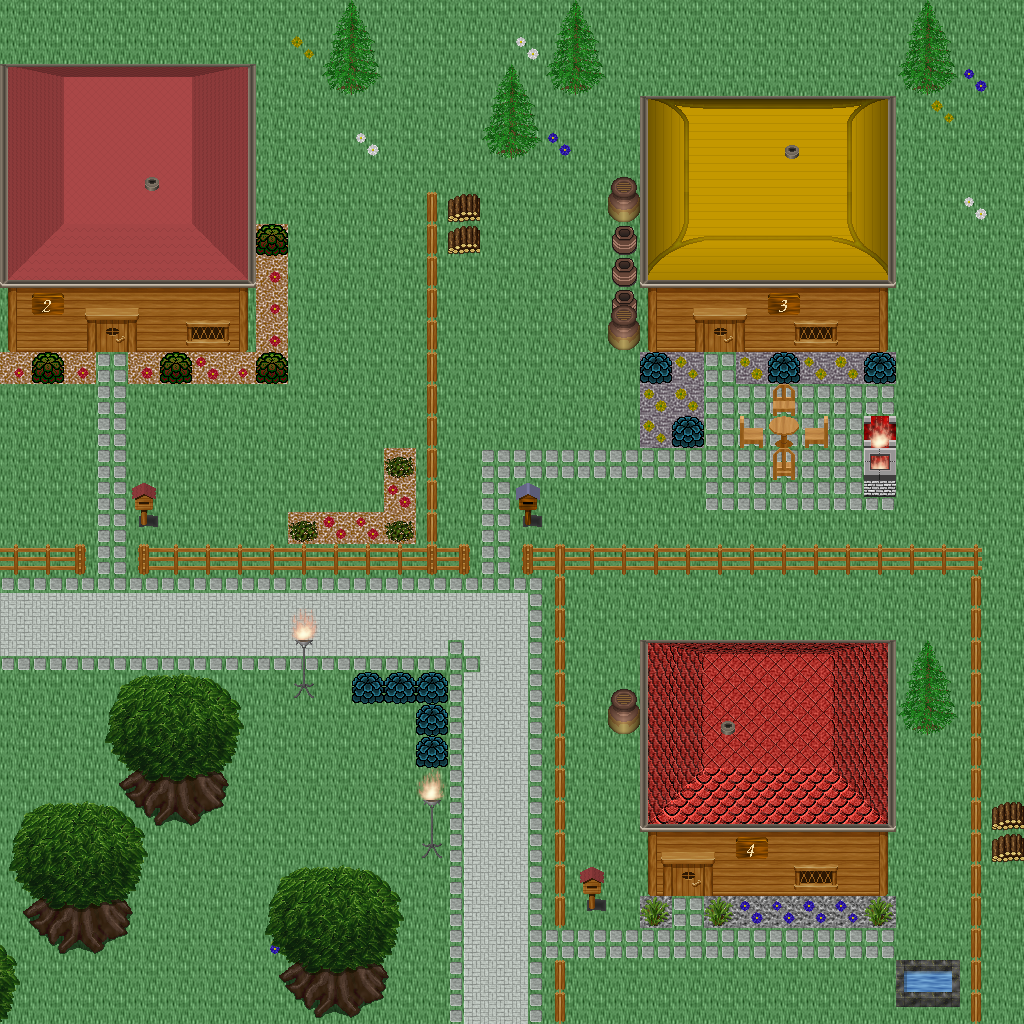

Rendered tile map (Tiled .tmx) drawn with the repository's tilesets; below, a short description and the map source with its tile grids summarised:
An orthogonal 32x32 tile map with 32x32 px tiles, 5 tile layers (Ground, Objects, Objects2, Above, ...), 1 hidden layer not drawn, 60 tilesets.

<map version="1.10" tiledversion="1.11.0" orientation="orthogonal" renderorder="right-down" width="32" height="32" tilewidth="32" tileheight="32" infinite="0" nextlayerid="11" nextobjectid="1">
 <tileset firstgid="1" name="logic_collision" tilewidth="32" tileheight="32" tilecount="1" columns="1">
  <image source="../drawable/logic_collision.png" width="32" height="32" />
 </tileset>
 <tileset firstgid="2" name="building_decoration_orbpedestal" tilewidth="32" tileheight="32" tilecount="2" columns="1">
  <image source="../drawable/building_decoration_orbpedestal.png" width="32" height="64" />
 </tileset>
 <tileset firstgid="4" name="building_decoration_chimney" tilewidth="32" tileheight="32" tilecount="2" columns="1">
  <image source="../drawable/building_decoration_chimney.png" width="32" height="64" />
 </tileset>
 <tileset firstgid="6" name="item_statue_fairypool" tilewidth="32" tileheight="32" tilecount="16" columns="2">
  <image source="../drawable/item_statue_fairypool.png" width="64" height="256" />
 </tileset>
 <tileset firstgid="22" name="building_decoration_stone_details" tilewidth="32" tileheight="32" tilecount="4" columns="2">
  <image source="../drawable/building_decoration_stone_details.png" width="64" height="64" />
 </tileset>
 <tileset firstgid="26" name="building_door_closed" tilewidth="32" tileheight="32" tilecount="1" columns="1">
  <image source="../drawable/building_door_closed.png" width="32" height="32" />
 </tileset>
 <tileset firstgid="27" name="building_door_door" tilewidth="32" tileheight="32" tilecount="6" columns="3">
  <image source="../drawable/building_door_door.png" width="96" height="64" />
 </tileset>
 <tileset firstgid="33" name="building_fence_fence_chunky" tilewidth="32" tileheight="32" tilecount="21" columns="3">
  <image source="../drawable/building_fence_fence_chunky.png" width="96" height="224" />
 </tileset>
 <tileset firstgid="54" name="building_roof_blue" tilewidth="32" tileheight="32" tilecount="20" columns="5">
  <image source="../drawable/building_roof_blue.png" width="160" height="128" />
 </tileset>
 <tileset firstgid="74" name="building_roof_green" tilewidth="32" tileheight="32" tilecount="20" columns="5">
  <image source="../drawable/building_roof_green.png" width="160" height="128" />
 </tileset>
 <tileset firstgid="94" name="building_roof_red" tilewidth="32" tileheight="32" tilecount="20" columns="5">
  <image source="../drawable/building_roof_red.png" width="160" height="128" />
 </tileset>
 <tileset firstgid="114" name="building_roof_red2" tilewidth="32" tileheight="32" tilecount="20" columns="5">
  <image source="../drawable/building_roof_red2.png" width="160" height="128" />
 </tileset>
 <tileset firstgid="134" name="building_roof_roof_borders" tilewidth="32" tileheight="32" tilecount="9" columns="3">
  <image source="../drawable/building_roof_roof_borders.png" width="96" height="96" />
 </tileset>
 <tileset firstgid="143" name="building_roof_yellow" tilewidth="32" tileheight="32" tilecount="20" columns="5">
  <image source="../drawable/building_roof_yellow.png" width="160" height="128" />
 </tileset>
 <tileset firstgid="163" name="building_window_window_long" tilewidth="32" tileheight="32" tilecount="3" columns="3">
  <image source="../drawable/building_window_window_long.png" width="96" height="32" />
 </tileset>
 <tileset firstgid="166" name="ground_cobbled_paving" tilewidth="32" tileheight="32" tilecount="1" columns="1">
  <image source="../drawable/ground_cobbled_paving.png" width="32" height="32" />
 </tileset>
 <tileset firstgid="167" name="ground_gravel" tilewidth="32" tileheight="32" tilecount="1" columns="1">
  <image source="../drawable/ground_gravel.png" width="32" height="32" />
 </tileset>
 <tileset firstgid="168" name="ground_stone_floors" tilewidth="32" tileheight="32" tilecount="6" columns="3">
  <image source="../drawable/ground_stone_floors.png" width="96" height="64" />
 </tileset>
 <tileset firstgid="174" name="ground_ground" tilewidth="32" tileheight="32" tilecount="33" columns="3">
  <image source="../drawable/ground_ground.png" width="96" height="352" />
 </tileset>
 <tileset firstgid="207" name="plant_bush_various_small" tilewidth="32" tileheight="32" tilecount="9" columns="3">
  <image source="../drawable/plant_bush_various_small.png" width="96" height="96" />
 </tileset>
 <tileset firstgid="216" name="plant_flower_daisy_blue" tilewidth="32" tileheight="32" tilecount="8" columns="2">
  <image source="../drawable/plant_flower_daisy_blue.png" width="64" height="128" />
 </tileset>
 <tileset firstgid="224" name="plant_flower_daisy_red" tilewidth="32" tileheight="32" tilecount="8" columns="2">
  <image source="../drawable/plant_flower_daisy_red.png" width="64" height="128" />
 </tileset>
 <tileset firstgid="232" name="plant_flower_daisy_white" tilewidth="32" tileheight="32" tilecount="8" columns="2">
  <image source="../drawable/plant_flower_daisy_white.png" width="64" height="128" />
 </tileset>
 <tileset firstgid="240" name="plant_flower_daisy_yellow" tilewidth="32" tileheight="32" tilecount="8" columns="2">
  <image source="../drawable/plant_flower_daisy_yellow.png" width="64" height="128" />
 </tileset>
 <tileset firstgid="248" name="plant_tree_spruce" tilewidth="32" tileheight="32" tilecount="6" columns="2">
  <image source="../drawable/plant_tree_spruce.png" width="64" height="96" />
 </tileset>
 <tileset firstgid="254" name="item_pot_pot_purple" tilewidth="32" tileheight="32" tilecount="1" columns="1">
  <image source="../drawable/item_pot_pot_purple.png" width="32" height="32" />
 </tileset>
 <tileset firstgid="255" name="item_pot_pot_tall" tilewidth="32" tileheight="32" tilecount="2" columns="1">
  <image source="../drawable/item_pot_pot_tall.png" width="32" height="64" />
 </tileset>
 <tileset firstgid="257" name="item_pot_small_barrel" tilewidth="32" tileheight="32" tilecount="2" columns="1">
  <image source="../drawable/item_pot_small_barrel.png" width="32" height="64" />
 </tileset>
 <tileset firstgid="259" name="item_postbox" tilewidth="32" tileheight="32" tilecount="4" columns="2">
  <image source="../drawable/item_postbox.png" width="64" height="64" />
 </tileset>
 <tileset firstgid="263" name="furniture_chair_wooden_pale" tilewidth="32" tileheight="32" tilecount="4" columns="2">
  <image source="../drawable/furniture_chair_wooden_pale.png" width="64" height="64" />
 </tileset>
 <tileset firstgid="267" name="furniture_table_wooden" tilewidth="32" tileheight="32" tilecount="1" columns="1">
  <image source="../drawable/furniture_table_wooden.png" width="32" height="32" />
 </tileset>
 <tileset firstgid="268" name="furniture_table_brick_base" tilewidth="32" tileheight="32" tilecount="3" columns="3">
  <image source="../drawable/furniture_table_brick_base.png" width="96" height="32" />
 </tileset>
 <tileset firstgid="271" name="furniture_light_iron_lamp" tilewidth="32" tileheight="32" tilecount="3" columns="1">
  <image source="../drawable/furniture_light_iron_lamp.png" width="32" height="96" />
 </tileset>
 <tileset firstgid="274" name="furniture_light_flames" tilewidth="32" tileheight="32" tilecount="6" columns="6">
  <image source="../drawable/furniture_light_flames.png" width="192" height="32" />
 </tileset>
 <tileset firstgid="280" name="furniture_sink_dark_side_on" tilewidth="32" tileheight="32" tilecount="6" columns="3">
  <image source="../drawable/furniture_sink_dark_side_on.png" width="96" height="64" />
 </tileset>
 <tileset firstgid="286" name="ground_grass_corners" tilewidth="32" tileheight="32" tilecount="24" columns="6">
  <image source="../drawable/ground_grass_corners.png" width="192" height="128" />
 </tileset>
 <tileset firstgid="310" name="ground_grass_edges" tilewidth="32" tileheight="32" tilecount="36" columns="12">
  <image source="../drawable/ground_grass_edges.png" width="384" height="96" />
 </tileset>
 <tileset firstgid="346" name="plant_tree_tree_fluffy" tilewidth="32" tileheight="32" tilecount="12" columns="4">
  <image source="../drawable/plant_tree_tree_fluffy.png" width="128" height="96" />
 </tileset>
 <tileset firstgid="358" name="ground_water_dungeon_water" tilewidth="32" tileheight="32" tilecount="30" columns="3">
  <image source="../drawable/ground_water_dungeon_water.png" width="96" height="320" />
 </tileset>
 <tileset firstgid="388" name="furniture_table_wooden_rectangular" tilewidth="32" tileheight="32" tilecount="9" columns="3">
  <image source="../drawable/furniture_table_wooden_rectangular.png" width="96" height="96" />
 </tileset>
 <tileset firstgid="397" name="item_statue_metal_and_stone" tilewidth="32" tileheight="32" tilecount="6" columns="3">
  <image source="../drawable/item_statue_metal_and_stone.png" width="96" height="64" />
 </tileset>
 <tileset firstgid="403" name="ground_fire_fire" tilewidth="32" tileheight="32" tilecount="27" columns="3">
  <image source="../drawable/ground_fire_fire.png" width="96" height="288" />
 </tileset>
 <tileset firstgid="430" name="furniture_table_bench" tilewidth="32" tileheight="32" tilecount="3" columns="3">
  <image source="../drawable/furniture_table_bench.png" width="96" height="32" />
 </tileset>
 <tileset firstgid="433" name="plant_bush_hosta" tilewidth="32" tileheight="32" tilecount="9" columns="3">
  <image source="../drawable/plant_bush_hosta.png" width="96" height="96" />
 </tileset>
 <tileset firstgid="442" name="plant_tree_tree_green" tilewidth="32" tileheight="32" tilecount="88" columns="8">
  <image source="../drawable/plant_tree_tree_green.png" width="256" height="352" />
 </tileset>
 <tileset firstgid="530" name="item_sign_large" tilewidth="32" tileheight="32" tilecount="15" columns="5">
  <image source="../drawable/item_sign_large.png" width="160" height="96" />
 </tileset>
 <tileset firstgid="545" name="building_wall_wall_brown" tilewidth="32" tileheight="32" tilecount="12" columns="3">
  <image source="../drawable/building_wall_wall_brown.png" width="96" height="128" />
 </tileset>
 <tileset firstgid="557" name="ground_green_paving_4" tilewidth="32" tileheight="32" tilecount="3" columns="3">
  <image source="../drawable/ground_green_paving_4.png" width="96" height="32" />
 </tileset>
 <tileset firstgid="560" name="item_swing" tilewidth="32" tileheight="32" tilecount="4" columns="2">
  <image source="../drawable/item_swing.png" width="64" height="64" />
 </tileset>
 <tileset firstgid="564" name="item_fishrods" tilewidth="32" tileheight="32" tilecount="12" columns="4">
  <image source="../drawable/item_fishrods.png" width="128" height="96" />
 </tileset>
 <tileset firstgid="576" name="logic_creature_human_kalavan" tilewidth="32" tileheight="32" tilecount="5" columns="5">
  <image source="../drawable/logic_creature_human_kalavan.png" width="160" height="32" />
 </tileset>
 <tileset firstgid="581" name="logic_creature_animal" tilewidth="32" tileheight="32" tilecount="32" columns="8">
  <image source="../drawable/logic_creature_animal.png" width="256" height="128" />
 </tileset>
 <tileset firstgid="613" name="building_decoration_numbers" tilewidth="32" tileheight="32" tilecount="20" columns="2">
  <image source="../drawable/building_decoration_numbers.png" width="64" height="320" />
 </tileset>
 <tileset firstgid="633" name="ground_green_paving" tilewidth="32" tileheight="32" tilecount="18" columns="3">
  <image source="../drawable/ground_green_paving.png" width="96" height="192" />
 </tileset>
 <tileset firstgid="651" name="item_huge_orb" tilewidth="32" tileheight="32" tilecount="16" columns="2">
  <image source="../drawable/item_huge_orb.png" width="64" height="256" />
 </tileset>
 <tileset firstgid="667" name="light_light_5x5" tilewidth="32" tileheight="32" tilecount="25" columns="5">
  <image source="../drawable/light_light_5x5.png" width="160" height="160" />
 </tileset>
 <tileset firstgid="692" name="light_dim_light_5x5" tilewidth="32" tileheight="32" tilecount="25" columns="5">
  <image source="../drawable/light_dim_light_5x5.png" width="160" height="160" />
 </tileset>
 <tileset firstgid="717" name="item_firewood" tilewidth="32" tileheight="32" tilecount="12" columns="3">
  <image source="../drawable/item_firewood.png" width="96" height="128" />
 </tileset>
 <tileset firstgid="729" name="logic_creature_fowl" tilewidth="32" tileheight="32" tilecount="6" columns="6">
  <image source="../drawable/logic_creature_fowl.png" width="192" height="32" />
 </tileset>
 <tileset firstgid="735" name="logic_creature_human_imperial" tilewidth="32" tileheight="32" tilecount="16" columns="8">
  <image source="../drawable/logic_creature_human_imperial.png" width="256" height="64" />
 </tileset>
 <layer id="1" name="Ground" width="32" height="32">
  <data>[1024 cells, 1024 non-empty, 8 distinct tile ids]</data>
 </layer>
 <layer id="2" name="Objects" width="32" height="32">
  <data>[1024 cells, 346 non-empty, 59 distinct tile ids]</data>
 </layer>
 <layer id="3" name="Objects2" width="32" height="32">
  <data>[1024 cells, 44 non-empty, 22 distinct tile ids]</data>
 </layer>
 <layer id="4" name="Above" width="32" height="32">
  <data>[1024 cells, 239 non-empty, 86 distinct tile ids]</data>
 </layer>
 <layer id="5" name="Above2" width="32" height="32">
  <data>[1024 cells, 31 non-empty, 9 distinct tile ids]</data>
 </layer>
 <layer id="6" name="Walkable" width="32" height="32" visible="0">
  <data>[1024 cells, 275 non-empty, 1 distinct tile ids]</data>
 </layer>
 <objectgroup id="7" name="Mapevents" />
 <objectgroup id="8" name="Spawn" />
 <objectgroup id="9" name="Keys" />
 <objectgroup id="10" name="Replace" />
</map>
